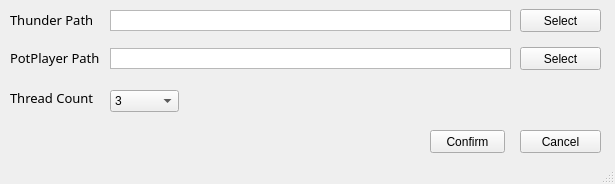
<?xml version="1.0" encoding="UTF-8"?>
<ui version="4.0">
 <class>SetWindow</class>
 <widget class="QMainWindow" name="SetWindow">
  <property name="geometry">
   <rect>
    <x>0</x>
    <y>0</y>
    <width>615</width>
    <height>184</height>
   </rect>
  </property>
  <property name="windowTitle">
   <string>Setting Window</string>
  </property>
  <widget class="QWidget" name="centralwidget">
   <widget class="QLabel" name="label">
    <property name="geometry">
     <rect>
      <x>10</x>
      <y>12</y>
      <width>91</width>
      <height>16</height>
     </rect>
    </property>
    <property name="font">
     <font>
      <family>微软雅黑</family>
      <pointsize>10</pointsize>
     </font>
    </property>
    <property name="text">
     <string>Thunder Path</string>
    </property>
   </widget>
   <widget class="QTextEdit" name="txtPath">
    <property name="geometry">
     <rect>
      <x>110</x>
      <y>10</y>
      <width>401</width>
      <height>21</height>
     </rect>
    </property>
    <property name="verticalScrollBarPolicy">
     <enum>Qt::ScrollBarAlwaysOff</enum>
    </property>
    <property name="horizontalScrollBarPolicy">
     <enum>Qt::ScrollBarAlwaysOff</enum>
    </property>
   </widget>
   <widget class="QPushButton" name="btnSelThPath">
    <property name="geometry">
     <rect>
      <x>520</x>
      <y>9</y>
      <width>81</width>
      <height>23</height>
     </rect>
    </property>
    <property name="text">
     <string>Select</string>
    </property>
   </widget>
   <widget class="QPushButton" name="btnEnter">
    <property name="geometry">
     <rect>
      <x>430</x>
      <y>130</y>
      <width>75</width>
      <height>23</height>
     </rect>
    </property>
    <property name="text">
     <string>Confirm</string>
    </property>
   </widget>
   <widget class="QPushButton" name="btnCancel">
    <property name="geometry">
     <rect>
      <x>520</x>
      <y>130</y>
      <width>81</width>
      <height>23</height>
     </rect>
    </property>
    <property name="text">
     <string>Cancel</string>
    </property>
   </widget>
   <widget class="QTextEdit" name="txtPath2">
    <property name="geometry">
     <rect>
      <x>110</x>
      <y>48</y>
      <width>401</width>
      <height>21</height>
     </rect>
    </property>
    <property name="verticalScrollBarPolicy">
     <enum>Qt::ScrollBarAlwaysOff</enum>
    </property>
    <property name="horizontalScrollBarPolicy">
     <enum>Qt::ScrollBarAlwaysOff</enum>
    </property>
   </widget>
   <widget class="QPushButton" name="btnSelThPath2">
    <property name="geometry">
     <rect>
      <x>520</x>
      <y>47</y>
      <width>81</width>
      <height>23</height>
     </rect>
    </property>
    <property name="text">
     <string>Select</string>
    </property>
   </widget>
   <widget class="QLabel" name="label_2">
    <property name="geometry">
     <rect>
      <x>10</x>
      <y>50</y>
      <width>91</width>
      <height>16</height>
     </rect>
    </property>
    <property name="font">
     <font>
      <family>微软雅黑</family>
      <pointsize>10</pointsize>
     </font>
    </property>
    <property name="text">
     <string>PotPlayer Path</string>
    </property>
   </widget>
   <widget class="QComboBox" name="cboThread">
    <property name="geometry">
     <rect>
      <x>110</x>
      <y>90</y>
      <width>69</width>
      <height>22</height>
     </rect>
    </property>
    <item>
     <property name="text">
      <string>3</string>
     </property>
    </item>
    <item>
     <property name="text">
      <string>4</string>
     </property>
    </item>
    <item>
     <property name="text">
      <string>5</string>
     </property>
    </item>
    <item>
     <property name="text">
      <string>6</string>
     </property>
    </item>
    <item>
     <property name="text">
      <string>7</string>
     </property>
    </item>
    <item>
     <property name="text">
      <string>8</string>
     </property>
    </item>
   </widget>
   <widget class="QLabel" name="label_3">
    <property name="geometry">
     <rect>
      <x>10</x>
      <y>90</y>
      <width>91</width>
      <height>16</height>
     </rect>
    </property>
    <property name="font">
     <font>
      <family>微软雅黑</family>
      <pointsize>10</pointsize>
     </font>
    </property>
    <property name="text">
     <string>Thread Count</string>
    </property>
   </widget>
  </widget>
  <widget class="QStatusBar" name="statusbar"/>
 </widget>
 <resources/>
 <connections/>
</ui>
